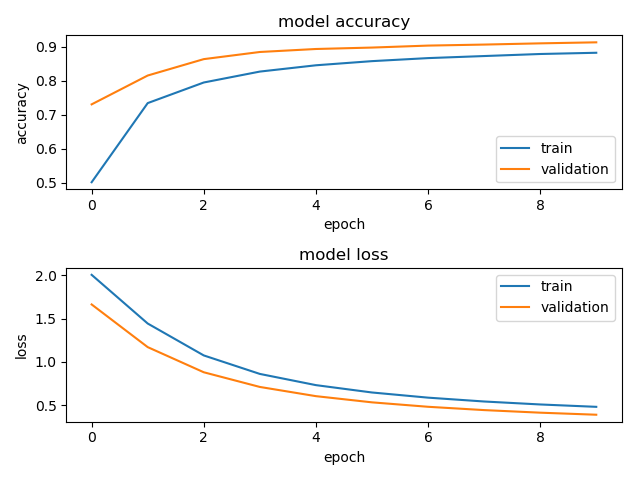

This figure's Python source:
import numpy as np
import pickle
import matplotlib.pyplot as plt
from keras import Sequential
from keras.layers import Dense
from keras.optimizers import SGD
from keras.utils import to_categorical
from keras.datasets import mnist
from sklearn.metrics import classification_report, confusion_matrix
from keras.models import model_from_json

def simple_model(input_nodes, dim, n_classes, dm=True):
    """
    :param input_nodes: number of nodes in first layer (int)
    :param dim: input shape (tuple)
    :param n_classes: number of classes (int)
    :param dm: show network architecture (boolean)
    :return: keras.Sequential() model
    -------------------------------------
    Layer 1:      Dense, Fully connected input layer
    Activation 1: Sigmoid
    Layer 2:      Dense, fully connected output layer
    Activation 2: Softmax
    -------------------------------------
    """
    model = Sequential()
    model.add(Dense(input_nodes, activation="sigmoid", input_shape=dim))
    model.add(Dense(n_classes, activation="softmax"))
    model.compile(loss="categorical_crossentropy", metrics=["accuracy"], optimizer=SGD())
    if dm:
        model.summary()
    return model


def my_plot(history, file_name):
    """
    :param history: training history (dict)
    :param file_name: desired PNG save file name (str)
    :return: matplotlib.pyplot.show()
    -------------------------------------
    Plots train/validation accuracy and
    loss of model.
    -------------------------------------
    """
    fig = plt.figure()
    plt.subplot(2, 1, 1)
    plt.plot(history.history['acc'])
    plt.plot(history.history['val_acc'])
    plt.title('model accuracy')
    plt.ylabel('accuracy')
    plt.xlabel('epoch')
    plt.legend(['train', 'validation'], loc='lower right')
    plt.subplot(2, 1, 2)
    plt.plot(history.history['loss'])
    plt.plot(history.history['val_loss'])
    plt.title('model loss')
    plt.ylabel('loss')
    plt.xlabel('epoch')
    plt.legend(['train', 'validation'], loc='upper right')
    plt.tight_layout()
    plt.savefig(file_name + ".png")
    return plt.show()


def save_model(model, model_name, history=None):
    """
    :param model: Sequential() model to save
    :param model_name: desired file name (str)
    :param history: training history (dict)
    :return: None
    -------------------------------------
    Saves model as .json file,
    weights as HDF5 and training history
    as a dict in pickle file format.
    -------------------------------------
    """
    # Save model as json.
    model_json = model.to_json()
    with open(model_name + ".json", "w") as json_file:
        json_file.write(model_json)
    # Save weights to HDF5.
    model.save_weights(model_name + "_weights.h5")
    print("\nSaved model to disk as: {}.json, {}_weights.h5".format(model_name, model_name))
    if history is not None:
        file_name = "simple_train_hist_dict"
        with open(file_name, 'wb') as f:
            pickle.dump(history.history, f)
        print("\nSaved training history to disk as: {}".format(file_name))


def main():
    """
    Simple Model
    -------------------------------------
    - Compiles and trains a simple neural network on the MNIST data set of gray-scale images.
    - Plots acc/loss vs. epochs.
    - Saves model data.
    """

    # Defining vars
    model_name = "MNIST_simple"
    img_x = 28
    img_y = 28
    validation_frac = 12
    n_classes = 10
    n_epochs = 10

    # Load data.
    (X_train, y_train), (X_test, y_test) = mnist.load_data()

    # Reshaping to make 4D tensor compatible with Keras.

    X_train = X_train.reshape(60000, 784)
    X_test = X_test.reshape(10000, 784)
    input_shape = (img_x * img_y, )

    # Data normalization (needs to be type float for division to work).
    X_train = X_train.astype('float32')
    X_test = X_test.astype('float32')
    X_train /= 255
    X_test /= 255
    y_train_1h = to_categorical(y_train, 10)
    y_test_1h = to_categorical(y_test, 10)

    # Creating validation set from training set.
    start_idx = X_train.shape[0] - (X_train.shape[0] // validation_frac)
    X_val = X_train[start_idx::]
    y_val_1h = y_train_1h[start_idx::]
    X_train = X_train[:start_idx]
    y_train_1h = y_train_1h[:start_idx]

    # Create and compile model.
    model = simple_model(32, input_shape, n_classes)

    # Train model.
    hist = model.fit(X_train, y_train_1h, batch_size=64, epochs=n_epochs,
                     verbose=1, validation_data=(X_val, y_val_1h))

    # Plot metrics.
    my_plot(hist, model_name)

    # Evaluate model.
    scores = model.evaluate(x=X_test, y=y_test_1h, batch_size=128, verbose=1)
    [print("-", end="") for i in range(20)]
    print("\nMetrics: {}".format(scores))
    [print("-", end="") for i in range(20)]

    # Save model.
    save_model(model, model_name, history=hist)


if __name__ == "__main__":
    main()
